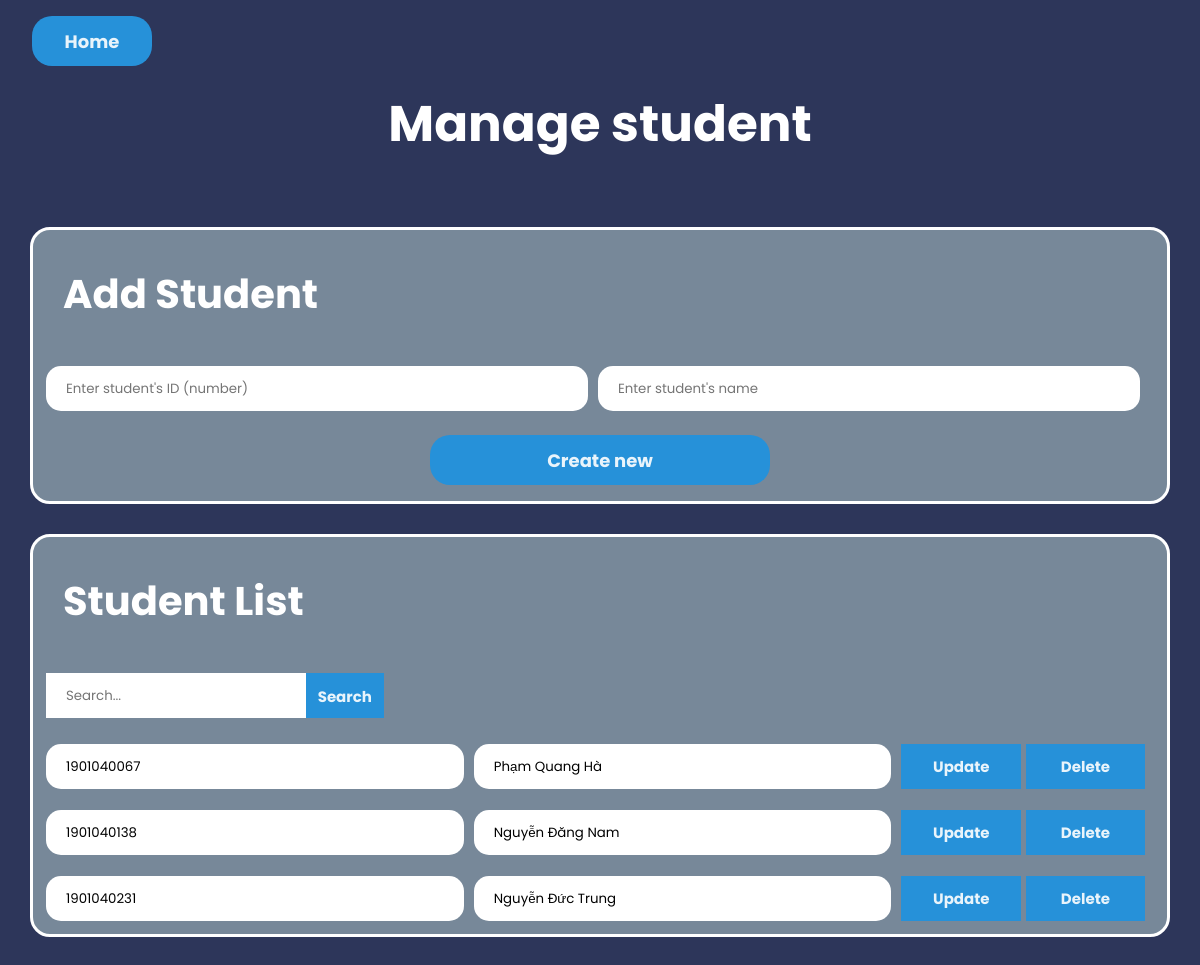
Screenshot of /manageStudent with the database file from the repository.
### app.py (models this page shows)
class studentData(db.Model):
    __tablename__ = "student"
    id = db.Column(db.Integer, primary_key=True)
    stuID = db.Column(db.Integer, unique=True)
    name = db.Column(db.String(100))
    dob = db.Column(db.String(100))
    email = db.Column(db.String(100))
    phoneNum = db.Column(db.String(100))
    addToCourse = db.relationship("courseData", secondary=student_course, backref="student")

### app.py (the view)
@app.route("/manageStudent")
def manageStudent():
        list = studentData.query.all()
        return render_template('manageStudent.html', studentList = list)

### templates/manageStudent.html (shortened to what this page needs)
<!DOCTYPE html>
<html>
    <head>
        <link rel="stylesheet" href="{{ url_for('static', filename='css/manageStudent.css') }}"/>
    </head>
    <body>
        <form method="POST" action="/adReturn">
            <div class="input-group-append" id="button-home">
                <button class="btn btn-home" type="submit" value="adReturn">Home</button>
            </div>
        </form>
        <h1>Manage student</h1>
        <div class="container">
            <h2>Add Student</h2>
            <form name="contactForm" method="POST" action="/manageStudent/addStudent" onsubmit="return validateForm()">
                <div class="add">
                        <input class="form-control-radius" type="text" onkeypress='return event.charCode >= 48 && event.charCode <= 57'name="stuID" placeholder="Enter student's ID (number)">
                        <input class="form-control-radius" type="text" name="name" placeholder="Enter student's name">
                </div>
                    <div id="button-add">
                        <button class="btn btn-add" type="submit" value="update">Create new</button>
                    </div>
            </form>
        </div>
        <div class="container">
            <h2>Student List</h2>
            <form method="GET" action="/manageStudent/searchStudent">
                <div class="search">
                    <input type="text" class="form-control" name="q" id="q" placeholder="Search...">
                    <div class="input-group-append" id="button-list">
                        <button type="submit" class="btn btn-search">Search</button>
                    </div>
                </div>
            </form>
            {% for student in studentList: %}
                <p>
                    <form method="POST" action="/manageStudent/editStudent">
                        <div class="control">
                                <input class="form-control-radius" type="text" name="stuID" value="{{student.stuID}}" readonly>
                                <input class="form-control-radius" type="text" name="name" value="{{student.name}}"placeholder="Enter student's name">
                            <div class="container-right" id="button-list">
                                <button class="btn btn-control" type="submit" name="clickBtn" value="update"
                                onclick="return confirmation()">Update</button>
                                <button class="btn btn-control" type="submit" name="clickBtn" value="delete"
                                onclick="return confirmation()">Delete</button>
                            </div>
                        </div>
                    </form>
                </p>
            {% endfor %}
        </div>
    </body>
</html>

### static/css/manageStudent.css (style rules this page uses)
* { margin: 0; padding: 0; border: 0; outline: 0; text-decoration: none; list-style: none; box-sizing: border-box; font-family: "Poppins", sans-serif; }
:root { --color-primary: #6c63ff; --color-success: #00bf8e; --color-warning: #f7c94b; --color-danger: #f75842; --color-danger-variant: rgba(247, 88, 66, 0.4); --color-white: #fff; --color-light: #rgba(255, 255, 255, 0.7); --color-bg: #2d365a; --color-bg1: #2e3267; --color-bg2: #565da0; }
body { font-family: "Montserrat", sans-serif; line-height: 1.7; color: var(--color-white); background: var(--color-bg); }
h1 { text-align: center; padding-bottom: 30px; color: var(--color-white); font-size: 50px; }
h2 { text-align: left; padding: 30px; color: var(--color-white); font-size: 40px; }
input.form-control-radius { width: 100%; height: 45px; border-radius: 15px; padding-left: 20px; margin: 0.5rem; }
input.form-control { width: 100%; height: 45px; padding-left: 20px; margin: 0.5rem; }
button.btn.btn-add { background-color: #2691d9; border-radius: 20px; width: 30%; height: 50px; margin: 1rem; font-size: 18px; color: #e9f4fb; font-weight: 700; cursor: pointer; }
button.btn.btn-control { background-color: #2691d9; font-size: 15px; color: #e9f4fb; font-weight: 700; width: 45%; height: 45px; cursor: pointer; }
button.btn.btn-search { background-color: #2691d9; font-size: 15px; color: #e9f4fb; font-weight: 700; height: 45px; padding: 12px; cursor: pointer; }
button.btn.btn-home { background-color: #2691d9; border-radius: 20px; width: 10%; height: 50px; margin: 1rem; margin-left: 2rem; font-size: 18px; color: #e9f4fb; font-weight: 700; cursor: pointer; }
.container { background: lightslategrey; border: solid; border-radius: 20px; margin: 30px; }
.search { display: grid; grid-template-columns: 23% 7%; margin-left: 5px; margin-bottom: 10px; }
.add { display: grid; grid-template-columns: 48% 48%; grid-gap: 10px; margin-left: 5px; }
.control { display: grid; grid-template-columns: 37% 37% 25%; grid-gap: 10px; margin-left: 5px; margin-bottom: 5px; }
div#button-add { text-align: center; }
div#button-list { margin: 0.5rem; }

### rows the page displays
studentData: stuID "1901040067", name "Phạm Quang Hà"
studentData: stuID "1901040138", name "Nguyễn Đăng Nam"
studentData: stuID "1901040231", name "Nguyễn Đức Trung"
